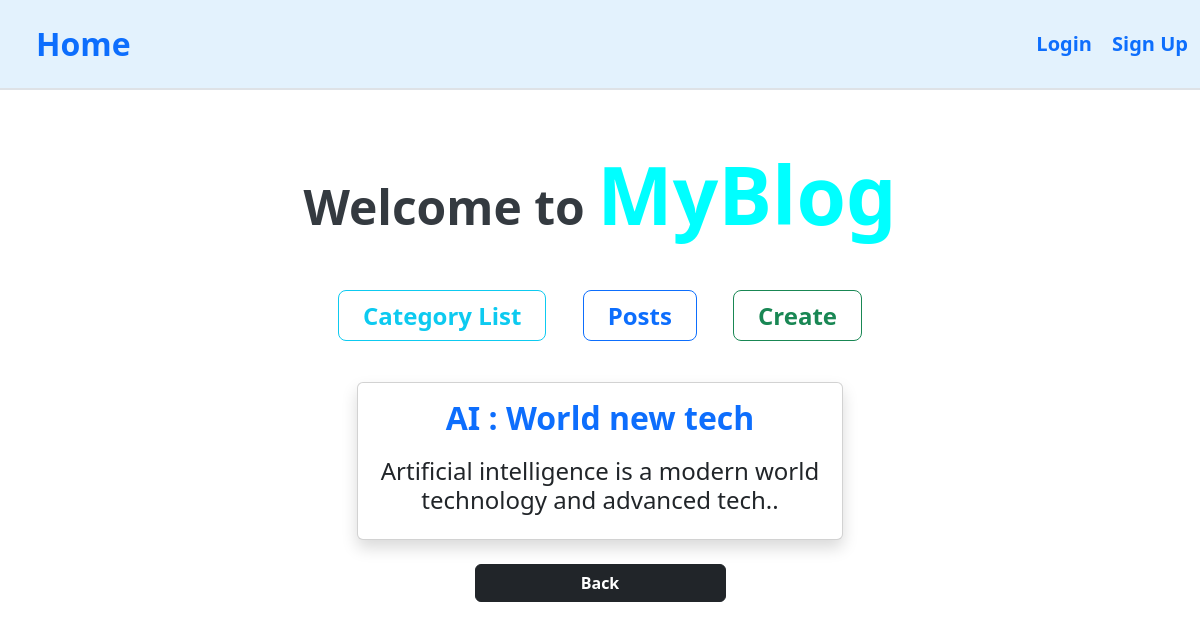
Before: /articles/articles/cat_post/1 with the older database file.
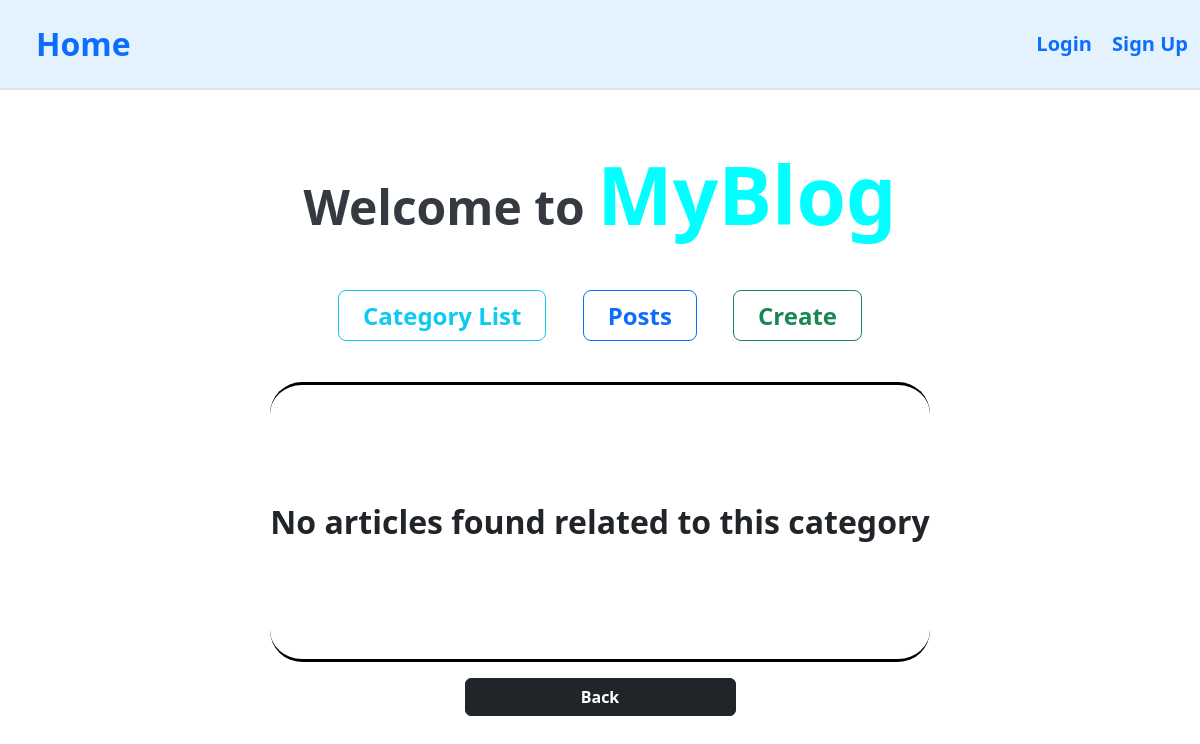
After: the same page with the newer database file.
### articles/models.py (models this page shows, shortened)
class Article(models.Model):
    title=models.CharField(max_length=50)
    content=models.TextField()
    author=models.ForeignKey(Author,on_delete=models.CASCADE)
    category=models.ForeignKey(Category,on_delete=models.SET_NULL,null=True)
    created_at=models.DateTimeField(auto_now_add=True)

### articles/views.py (the view)
# urls.py: path("articles/cat_post/<int:id>",category_post_view,name='category_post_view'),
def category_post_view(request,id):
    all_cate=Category.objects.filter(id=id).first()
    if all_cate:
        list_spe_cat=Article.objects.filter(category=all_cate)
    else:
        list_spe_cat=Article.objects.none()
    return render(request,"specific_category.html",{'list_spe_cat':list_spe_cat})

### templates/specific_category.html (shortened to what this page needs)
{% extends 'home.html' %}
    {% block content %}
    {% if list_spe_cat %}
        <div class="container text-center w-50">
                {% for i in list_spe_cat %}
                    <div class="card shadow d-flex justify-content-center align-items-center flex-column m-4">
                        <h2 class="text-primary fw-bold m-3">{{ i.title }}</h2>
                        <h4 class="m-1 mb-4">{{i.content | truncatewords:10}}</h4>
                    </div>
                {% endfor %}
            <div class="d-flex justify-content-center align-items-center m-3">
                <a href="{% url 'category_list_view' %}" class="btn btn-dark w-50 fw-bold">Back</a>
            </div>
        </div>
    {% else %}
        <div class="d-flex justify-content-center align-items-center flex-column m-3">
            <p class="nothing fw-bold fs-2 text-center">No articles found related to this category</p>
            <div class="w-50 text-center">
                <a href="{% url 'category_list_view' %}" class="btn btn-dark fw-bold w-50">Back</a>
            </div>
        </div>
    {% endif %}
    {% endblock content %}

Changed rows visible on the page:
removed Article: title "AI : World new tech", content "Artificial intelligence is a modern world technology and advanced tech.."
Other visible differences:
text now shown: "No articles found related to this category"
